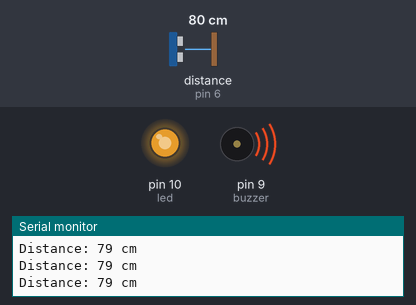
Simulated run of this sketch. Board: Arduino Uno, built with avr-gcc and run on an emulated ATmega328P. On the bench: output pins drawn as LEDs (lit = HIGH), buzzer (waves = sounding), the last lines printed to the serial monitor. Wiring (inferred from the names in the program): ultrasonic range finder: trigger pin 7; echo pin 6. The test bench sets the inputs (shaded band); at power-on: distance to the obstacle (sensor on pin 6) 80 cm. The echo pulse lasts 58.3 µs per cm; pins used as bus, display or sensor lines are not drawn.

Above: at 1.2 s.
1.3 s: distance to the obstacle (sensor on pin 6) set to 2 cm
At 2.2 s:
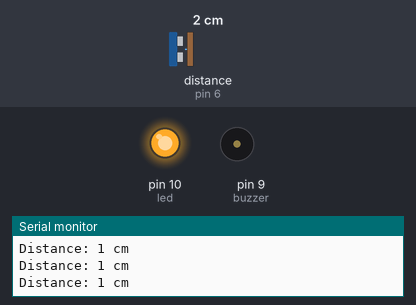
2.8 s: distance to the obstacle (sensor on pin 6) set to 18 cm
At 3.3 s:
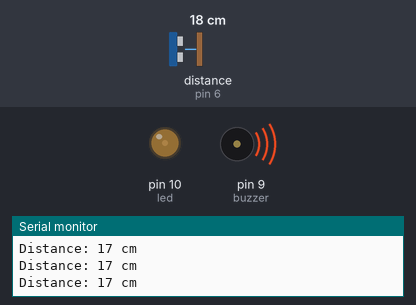
4.3 s: distance to the obstacle (sensor on pin 6) set to 35 cm
At 5.5 s:
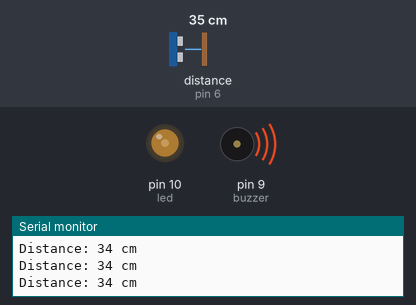
5.8 s: distance to the obstacle (sensor on pin 6) set to 60 cm
At 6.3 s:
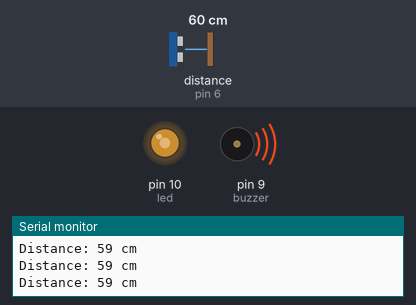
7.3 s: distance to the obstacle (sensor on pin 6) set to 4 cm
At 8.7 s:
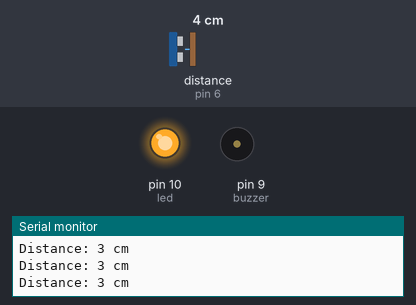
Timing chart, 0 to 9.8 s (numbered marks = the images above; inputs shaded):
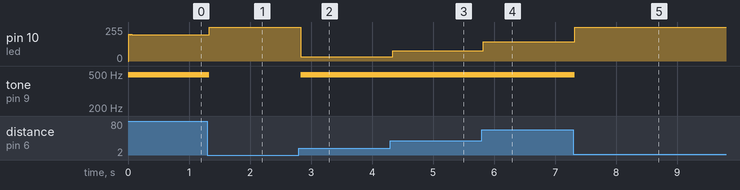

The sketch:

Ultrasonic.ino
```cpp
#define trig 7
#define echo 6
#define buzzer 9
#define led 10

int t = 0;
int distance = 0;
int intensity = 0;

void setup() {

  Serial.begin(9600);
  pinMode(trig, OUTPUT);
  pinMode(echo, INPUT);
  pinMode(buzzer, OUTPUT);
  pinMode(led, OUTPUT);

}

void loop() {

  digitalWrite(trig, LOW);
  delayMicroseconds(30);

  digitalWrite(trig, HIGH);
  delayMicroseconds(10);                      // Allow signal to get out of shield
  digitalWrite(trig, LOW);

  t = pulseIn(echo, HIGH);
  distance = 0.01716 * t;

  Serial.print("Distance: ");
  Serial.print(distance);
  Serial.println(" cm");

  intensity = map(distance, 5, 100, 0, 255);

  analogWrite(buzzer, intensity);
  analogWrite(led, intensity);

}
```

Measured:
- after the input at 1.3 s, pin 10 (led): 198/255 → 255/255 at once; tone on pin 9 (buzzer): 490 Hz → silent at once
- after the input at 2.8 s, pin 10 (led): 255/255 → 32/255 at once; tone on pin 9 (buzzer): silent → 490 Hz at once
- after the input at 4.3 s, pin 10 (led): 32/255 → 77/255 at once
- after the input at 5.8 s, pin 10 (led): 77/255 → 144/255 at once
- after the input at 7.3 s, pin 10 (led): 144/255 → 255/255 at once; tone on pin 9 (buzzer): 490 Hz → silent at once
